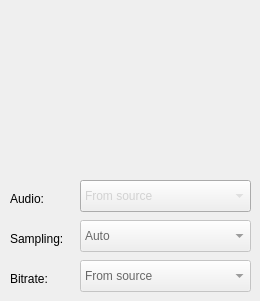
    <widget class="QWidget" name="tab_7">
     <attribute name="title">
      <string>Audio</string>
     </attribute>
     <widget class="QComboBox" name="comboBox_13">
      <property name="enabled">
       <bool>false</bool>
      </property>
      <property name="geometry">
       <rect>
        <x>80</x>
        <y>260</y>
        <width>171</width>
        <height>32</height>
       </rect>
      </property>
      <property name="palette">
       <palette>
        <active>
         <colorrole role="Text">
          <brush brushstyle="SolidPattern">
           <color alpha="255">
            <red>210</red>
            <green>210</green>
            <blue>210</blue>
           </color>
          </brush>
         </colorrole>
         <colorrole role="ButtonText">
          <brush brushstyle="SolidPattern">
           <color alpha="255">
            <red>210</red>
            <green>210</green>
            <blue>210</blue>
           </color>
          </brush>
         </colorrole>
         <colorrole role="PlaceholderText">
          <brush brushstyle="NoBrush">
           <color alpha="128">
            <red>210</red>
            <green>210</green>
            <blue>210</blue>
           </color>
          </brush>
         </colorrole>
        </active>
        <inactive>
         <colorrole role="Text">
          <brush brushstyle="SolidPattern">
           <color alpha="255">
            <red>210</red>
            <green>210</green>
            <blue>210</blue>
           </color>
          </brush>
         </colorrole>
         <colorrole role="ButtonText">
          <brush brushstyle="SolidPattern">
           <color alpha="255">
            <red>210</red>
            <green>210</green>
            <blue>210</blue>
           </color>
          </brush>
         </colorrole>
         <colorrole role="PlaceholderText">
          <brush brushstyle="NoBrush">
           <color alpha="128">
            <red>210</red>
            <green>210</green>
            <blue>210</blue>
           </color>
          </brush>
         </colorrole>
        </inactive>
        <disabled>
         <colorrole role="Text">
          <brush brushstyle="SolidPattern">
           <color alpha="255">
            <red>104</red>
            <green>104</green>
            <blue>104</blue>
           </color>
          </brush>
         </colorrole>
         <colorrole role="ButtonText">
          <brush brushstyle="SolidPattern">
           <color alpha="255">
            <red>104</red>
            <green>104</green>
            <blue>104</blue>
           </color>
          </brush>
         </colorrole>
         <colorrole role="PlaceholderText">
          <brush brushstyle="NoBrush">
           <color alpha="128">
            <red>210</red>
            <green>210</green>
            <blue>210</blue>
           </color>
          </brush>
         </colorrole>
        </disabled>
       </palette>
      </property>
      <property name="editable">
       <bool>false</bool>
      </property>
      <item>
       <property name="text">
        <string>From source</string>
       </property>
      </item>
      <item>
       <property name="text">
        <string>384k</string>
       </property>
      </item>
      <item>
       <property name="text">
        <string>256k</string>
       </property>
      </item>
      <item>
       <property name="text">
        <string>128k</string>
       </property>
      </item>
     </widget>
     <widget class="QLabel" name="label_35">
      <property name="geometry">
       <rect>
        <x>10</x>
        <y>270</y>
        <width>61</width>
        <height>18</height>
       </rect>
      </property>
      <property name="text">
       <string>Bitrate:</string>
      </property>
     </widget>
     <widget class="QComboBox" name="comboBox_12">
      <property name="enabled">
       <bool>true</bool>
      </property>
      <property name="geometry">
       <rect>
        <x>80</x>
        <y>180</y>
        <width>171</width>
        <height>32</height>
       </rect>
      </property>
      <property name="palette">
       <palette>
        <active>
         <colorrole role="Text">
          <brush brushstyle="SolidPattern">
           <color alpha="255">
            <red>210</red>
            <green>210</green>
            <blue>210</blue>
           </color>
          </brush>
         </colorrole>
         <colorrole role="ButtonText">
          <brush brushstyle="SolidPattern">
           <color alpha="255">
            <red>210</red>
            <green>210</green>
            <blue>210</blue>
           </color>
          </brush>
         </colorrole>
         <colorrole role="PlaceholderText">
          <brush brushstyle="NoBrush">
           <color alpha="128">
            <red>210</red>
            <green>210</green>
            <blue>210</blue>
           </color>
          </brush>
         </colorrole>
        </active>
        <inactive>
         <colorrole role="Text">
          <brush brushstyle="SolidPattern">
           <color alpha="255">
            <red>210</red>
            <green>210</green>
            <blue>210</blue>
           </color>
          </brush>
         </colorrole>
         <colorrole role="ButtonText">
          <brush brushstyle="SolidPattern">
           <color alpha="255">
            <red>210</red>
            <green>210</green>
            <blue>210</blue>
           </color>
          </brush>
         </colorrole>
         <colorrole role="PlaceholderText">
          <brush brushstyle="NoBrush">
           <color alpha="128">
            <red>210</red>
            <green>210</green>
            <blue>210</blue>
           </color>
          </brush>
         </colorrole>
        </inactive>
        <disabled>
         <colorrole role="Text">
          <brush brushstyle="SolidPattern">
           <color alpha="255">
            <red>104</red>
            <green>104</green>
            <blue>104</blue>
           </color>
          </brush>
         </colorrole>
         <colorrole role="ButtonText">
          <brush brushstyle="SolidPattern">
           <color alpha="255">
            <red>104</red>
            <green>104</green>
            <blue>104</blue>
           </color>
          </brush>
         </colorrole>
         <colorrole role="PlaceholderText">
          <brush brushstyle="NoBrush">
           <color alpha="128">
            <red>210</red>
            <green>210</green>
            <blue>210</blue>
           </color>
          </brush>
         </colorrole>
        </disabled>
       </palette>
      </property>
      <item>
       <property name="text">
        <string>From source</string>
       </property>
      </item>
      <item>
       <property name="text">
        <string>AAC</string>
       </property>
      </item>
      <item>
       <property name="text">
        <string>AC3</string>
       </property>
      </item>
     </widget>
     <widget class="QLabel" name="label_36">
      <property name="geometry">
       <rect>
        <x>10</x>
        <y>190</y>
        <width>61</width>
        <height>18</height>
       </rect>
      </property>
      <property name="text">
       <string>Audio:</string>
      </property>
     </widget>
     <widget class="QComboBox" name="comboBox_14">
      <property name="enabled">
       <bool>false</bool>
      </property>
      <property name="geometry">
       <rect>
        <x>80</x>
        <y>220</y>
        <width>171</width>
        <height>32</height>
       </rect>
      </property>
      <property name="palette">
       <palette>
        <active>
         <colorrole role="Text">
          <brush brushstyle="SolidPattern">
           <color alpha="255">
            <red>210</red>
            <green>210</green>
            <blue>210</blue>
           </color>
          </brush>
         </colorrole>
         <colorrole role="ButtonText">
          <brush brushstyle="SolidPattern">
           <color alpha="255">
            <red>210</red>
            <green>210</green>
            <blue>210</blue>
           </color>
          </brush>
         </colorrole>
         <colorrole role="PlaceholderText">
          <brush brushstyle="NoBrush">
           <color alpha="128">
            <red>210</red>
            <green>210</green>
            <blue>210</blue>
           </color>
          </brush>
         </colorrole>
        </active>
        <inactive>
         <colorrole role="Text">
          <brush brushstyle="SolidPattern">
           <color alpha="255">
            <red>210</red>
            <green>210</green>
            <blue>210</blue>
           </color>
          </brush>
         </colorrole>
         <colorrole role="ButtonText">
          <brush brushstyle="SolidPattern">
           <color alpha="255">
            <red>210</red>
            <green>210</green>
            <blue>210</blue>
           </color>
          </brush>
         </colorrole>
         <colorrole role="PlaceholderText">
          <brush brushstyle="NoBrush">
           <color alpha="128">
            <red>210</red>
            <green>210</green>
            <blue>210</blue>
           </color>
          </brush>
         </colorrole>
        </inactive>
        <disabled>
         <colorrole role="Text">
          <brush brushstyle="SolidPattern">
           <color alpha="255">
            <red>104</red>
            <green>104</green>
            <blue>104</blue>
           </color>
          </brush>
         </colorrole>
         <colorrole role="ButtonText">
          <brush brushstyle="SolidPattern">
           <color alpha="255">
            <red>104</red>
            <green>104</green>
            <blue>104</blue>
           </color>
          </brush>
         </colorrole>
         <colorrole role="PlaceholderText">
          <brush brushstyle="NoBrush">
           <color alpha="128">
            <red>210</red>
            <green>210</green>
            <blue>210</blue>
           </color>
          </brush>
         </colorrole>
        </disabled>
       </palette>
      </property>
      <property name="editable">
       <bool>false</bool>
      </property>
      <item>
       <property name="text">
        <string>Auto</string>
       </property>
      </item>
     </widget>
     <widget class="QLabel" name="label_37">
      <property name="geometry">
       <rect>
        <x>10</x>
        <y>230</y>
        <width>71</width>
        <height>18</height>
       </rect>
      </property>
      <property name="text">
       <string>Sampling:</string>
      </property>
     </widget>
    </widget>
